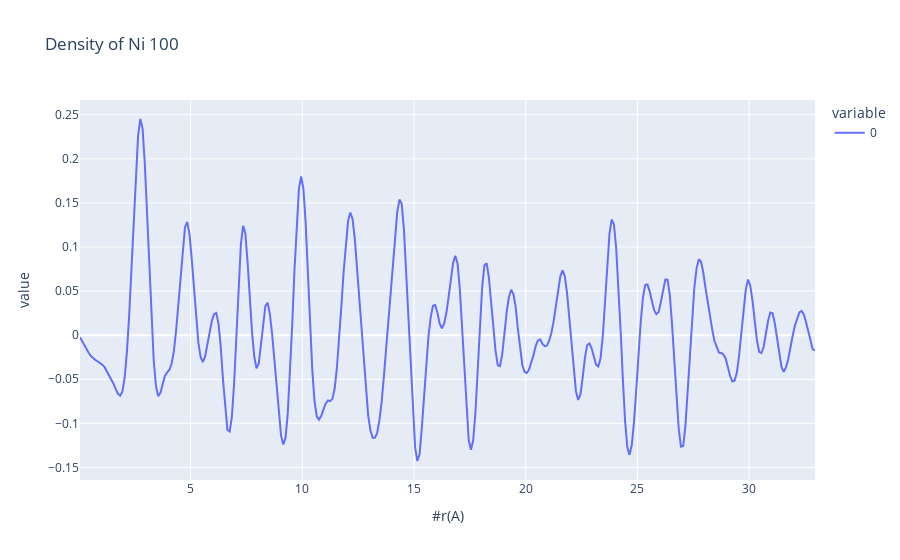

Notebook source saved alongside this figure:
### Code cell
px.line((density.index*(density['ρ_smooth(r)']-density['Base'])).loc[:33], title='Density of Ni 100')

### Figure 1 — Plotly figure (JSON) as saved in the notebook; plotly's stock layout.template omitted (floating-point values rounded to 4 significant figures; data arrays with more than 128 entries replaced by an {"elided": "..."} marker saying what was removed)
{"data": [{"hovertemplate": "variable=0<br>#r(A)=%{x}<br>value=%{y}<extra></extra>", "legendgroup": "0", "line": {"color": "#636efa", "dash": "solid"}, "marker": {"symbol": "circle"}, "mode": "lines", "name": "0", "orientation": "v", "showlegend": true, "type": "scatter", "x": {"elided": "330 float values"}, "xaxis": "x", "y": {"elided": "330 float values"}, "yaxis": "y"}], "layout": {"legend": {"title": {"text": "variable"}, "tracegroupgap": 0}, "title": {"text": "Density of Ni 100"}, "xaxis": {"anchor": "y", "domain": [0, 1], "title": {"text": "#r(A)"}}, "yaxis": {"anchor": "x", "domain": [0, 1], "title": {"text": "value"}}}}
